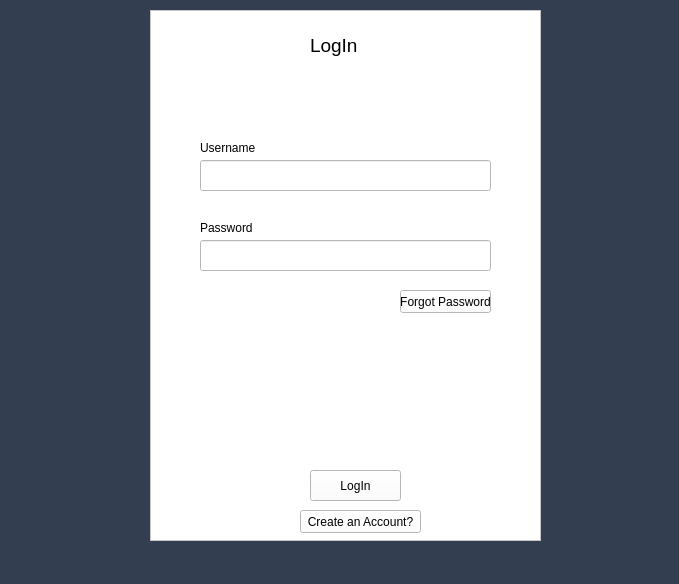
<?xml version="1.0" encoding="UTF-8"?>
<ui version="4.0">
 <class>MainWindow</class>
 <widget class="QMainWindow" name="MainWindow">
  <property name="geometry">
   <rect>
    <x>0</x>
    <y>0</y>
    <width>679</width>
    <height>584</height>
   </rect>
  </property>
  <property name="windowTitle">
   <string>MainWindow</string>
  </property>
  <property name="styleSheet">
   <string notr="true">background-color: rgb(51, 63, 80)</string>
  </property>
  <widget class="QWidget" name="centralwidget">
   <widget class="QFrame" name="frame">
    <property name="geometry">
     <rect>
      <x>150</x>
      <y>10</y>
      <width>391</width>
      <height>531</height>
     </rect>
    </property>
    <property name="styleSheet">
     <string notr="true">background-color: rgb(255, 255, 255);</string>
    </property>
    <property name="frameShape">
     <enum>QFrame::StyledPanel</enum>
    </property>
    <property name="frameShadow">
     <enum>QFrame::Raised</enum>
    </property>
    <widget class="QLabel" name="label">
     <property name="geometry">
      <rect>
       <x>160</x>
       <y>20</y>
       <width>71</width>
       <height>31</height>
      </rect>
     </property>
     <property name="font">
      <font>
       <pointsize>14</pointsize>
      </font>
     </property>
     <property name="text">
      <string>LogIn</string>
     </property>
    </widget>
    <widget class="QLineEdit" name="txtUsername">
     <property name="geometry">
      <rect>
       <x>50</x>
       <y>150</y>
       <width>291</width>
       <height>31</height>
      </rect>
     </property>
    </widget>
    <widget class="QLabel" name="lblUsername">
     <property name="geometry">
      <rect>
       <x>50</x>
       <y>130</y>
       <width>61</width>
       <height>16</height>
      </rect>
     </property>
     <property name="text">
      <string>Username</string>
     </property>
    </widget>
    <widget class="QLabel" name="lblPassword">
     <property name="geometry">
      <rect>
       <x>50</x>
       <y>210</y>
       <width>61</width>
       <height>16</height>
      </rect>
     </property>
     <property name="text">
      <string>Password</string>
     </property>
    </widget>
    <widget class="QLineEdit" name="txtPassword">
     <property name="geometry">
      <rect>
       <x>50</x>
       <y>230</y>
       <width>291</width>
       <height>31</height>
      </rect>
     </property>
    </widget>
    <widget class="QPushButton" name="btnLogin">
     <property name="geometry">
      <rect>
       <x>160</x>
       <y>460</y>
       <width>91</width>
       <height>31</height>
      </rect>
     </property>
     <property name="text">
      <string>LogIn</string>
     </property>
    </widget>
    <widget class="QPushButton" name="btnForgotPass">
     <property name="geometry">
      <rect>
       <x>250</x>
       <y>280</y>
       <width>91</width>
       <height>23</height>
      </rect>
     </property>
     <property name="text">
      <string>Forgot Password</string>
     </property>
    </widget>
    <widget class="QPushButton" name="btnCreateAccount">
     <property name="geometry">
      <rect>
       <x>150</x>
       <y>500</y>
       <width>121</width>
       <height>23</height>
      </rect>
     </property>
     <property name="text">
      <string>Create an Account?</string>
     </property>
    </widget>
   </widget>
  </widget>
  <widget class="QMenuBar" name="menubar">
   <property name="geometry">
    <rect>
     <x>0</x>
     <y>0</y>
     <width>679</width>
     <height>21</height>
    </rect>
   </property>
  </widget>
  <widget class="QStatusBar" name="statusbar"/>
 </widget>
 <resources/>
 <connections/>
</ui>
